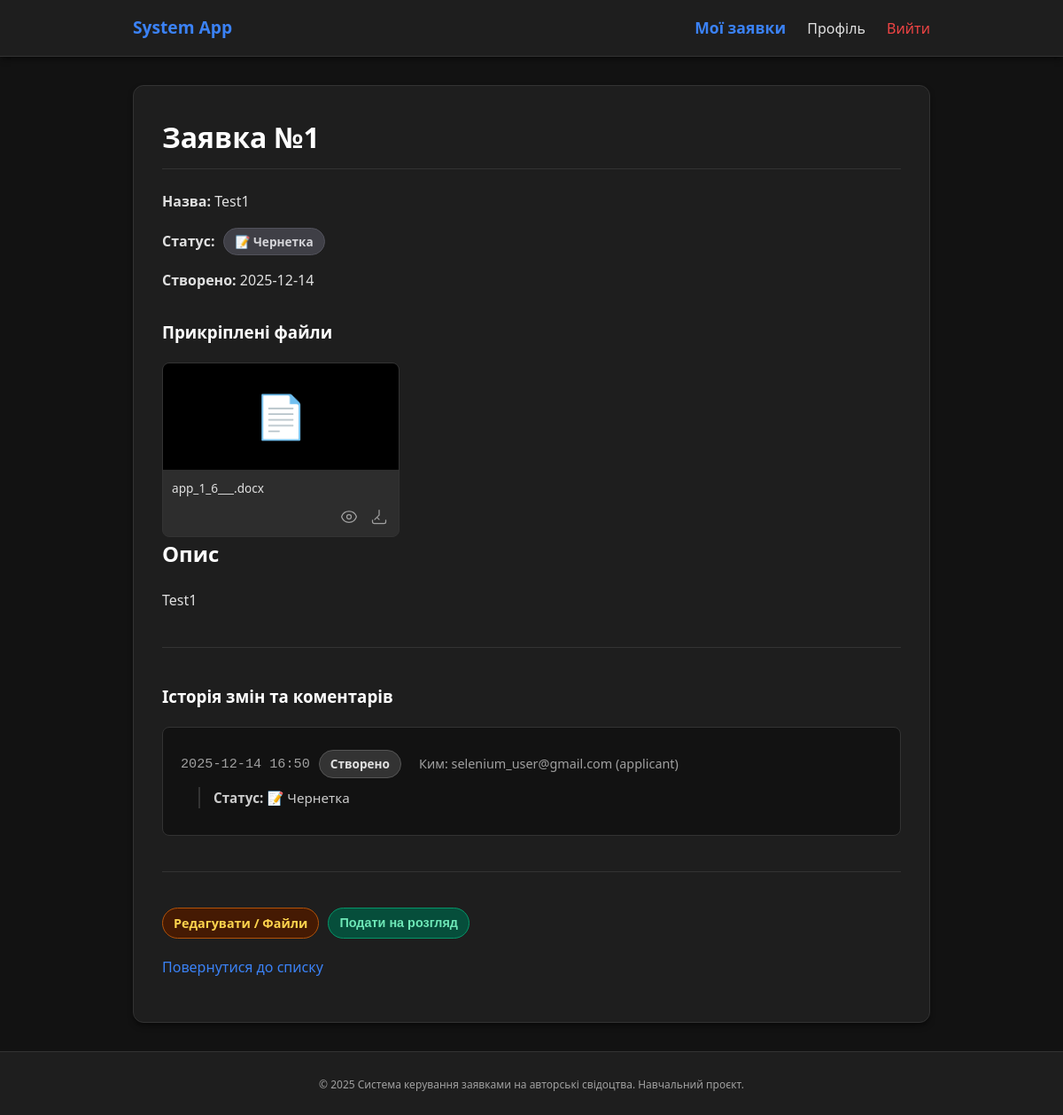
The app's page /applications/1 (signed in) with its own data.
### models.py (models this page shows, shortened)
class Application(db.Model):
    __tablename__ = 'applications'
    id = db.Column(db.Integer, primary_key=True)
    title = db.Column(db.String(255), nullable=False)
    short_description = db.Column(db.Text, nullable=False)
    status = db.Column(db.String(50), nullable=False, default="draft")
    expert_comment = db.Column(db.Text, nullable=True)
    created_at = db.Column(db.DateTime, default=lambda: datetime.now(timezone.utc))
    updated_at = db.Column(
        db.DateTime,
        default=lambda: datetime.now(timezone.utc),
        onupdate=lambda: datetime.now(timezone.utc)
    )
    owner_id = db.Column(db.Integer, db.ForeignKey("users.id"), nullable=False)
    owner = db.relationship("User", backref="applications")
    files = db.relationship("ApplicationFile", backref="application", cascade="all, delete-orphan")
    history = db.relationship("ApplicationHistory", backref="application", cascade="all, delete-orphan",
                              order_by="desc(ApplicationHistory.created_at)")

class ApplicationFile(db.Model):
    __tablename__ = 'application_files'
    id = db.Column(db.Integer, primary_key=True)
    filename = db.Column(db.String(255), nullable=False)
    application_id = db.Column(db.Integer, db.ForeignKey("applications.id"), nullable=False)
    created_at = db.Column(db.DateTime, default=lambda: datetime.now(timezone.utc))

class ApplicationHistory(db.Model):
    __tablename__ = 'application_history'
    id = db.Column(db.Integer, primary_key=True)
    application_id = db.Column(db.Integer, db.ForeignKey("applications.id"), nullable=False)
    changed_by_id = db.Column(db.Integer, db.ForeignKey("users.id"), nullable=True)
    changed_by = db.relationship("User")
    event_type = db.Column(db.String(50), nullable=False)
    snapshot_title = db.Column(db.String(255), nullable=True)
    snapshot_description = db.Column(db.Text, nullable=True)
    snapshot_status = db.Column(db.String(50), nullable=True)
    snapshot_comment = db.Column(db.Text, nullable=True)
    created_at = db.Column(db.DateTime, default=lambda: datetime.now(timezone.utc))

class User(db.Model):
    __tablename__ = 'users'
    id = db.Column(db.Integer, primary_key=True)
    email = db.Column(db.String(255), unique=True, nullable=False)
    password_hash = db.Column(db.String(255), nullable=False)
    role = db.Column(db.String(50), default="applicant")  # applicant, expert, admin, super_admin
    is_blocked = db.Column(db.Boolean, default=False)
    created_at = db.Column(db.DateTime, default=lambda: datetime.now(timezone.utc))

### application_routes.py (the view)
    @app.route("/applications/<int:application_id>")
    @login_required
    def view_application(application_id):
        app_obj = db.get_or_404(Application, application_id)
        if app_obj.owner_id != g.user.id and g.user.role not in ('expert', 'admin', 'super_admin'):
            flash("Ви не маєте доступу до цієї заявки.", "danger")
            return redirect(url_for("my_applications"))
        return render_template("application_detail.html", application=app_obj)

### app.py (called while the page is built)
@app.before_request
def load_logged_in_user():
    g.user = get_current_user()

### helpers.py (called while the page is built)
def get_current_user():
    user_id = session.get("user_id")
    if not user_id:
        return None
    return db.session.get(User, user_id)

def login_required(view_func):
    @wraps(view_func)
    def wrapped_view(**kwargs):
        if g.user is None:
            flash("Будь ласка, увійдіть у систему.", "warning")
            return redirect(url_for("login", next=request.path))
        return view_func(**kwargs)
    return wrapped_view

### templates/application_detail.html (shortened to what this page needs)
{% extends "base.html" %}
{% block content %}
<h1>Заявка №{{ application.id }}</h1>
<div style="margin-bottom: 20px;">
    <p><strong>Назва:</strong> {{ application.title }}</p>
    <div style="margin: 10px 0; display: flex; align-items: center; gap: 10px;">
        <strong>Статус:</strong>
        {% if application.status == 'draft' %}
            <span class="status-badge status-draft">📝 Чернетка</span>
        {% elif application.status == 'submitted' %}
            <span class="status-badge status-submitted">⏳ На розгляді</span>
        {% elif application.status == 'needs_changes' %}
            <span class="status-badge status-needs-changes">⚠️ Потребує змін</span>
        {% elif application.status == 'approved' %}
            <span class="status-badge status-approved">✅ Схвалено</span>
        {% elif application.status == 'rejected' %}
            <span class="status-badge status-rejected">❌ Відхилено</span>
        {% elif application.status == 'cancelled' %}
            <span class="status-badge status-cancelled">🚫 Скасовано</span>
        {% else %}
            <span class="status-badge">{{ application.status }}</span>
        {% endif %}
    </div>
    <p><strong>Створено:</strong> {{ application.created_at.strftime('%Y-%m-%d') }}</p>
</div>
{% if application.files %}
    <h3 style="margin-top: 30px;">Прикріплені файли</h3>
    <div class="file-gallery">
        {% for f in application.files %}
            {% set ext = f.filename.split('.')[-1].lower() %}
            <div class="file-card">
                <div class="file-preview">
                    {% if ext in ['png', 'jpg', 'jpeg', 'gif', 'webp', 'svg', 'bmp'] %}
                        <img src="{{ url_for('download_file', filename=f.filename) }}" alt="Preview">
                    {% else %}
                        <div class="file-icon">📄</div>
                    {% endif %}
                </div>
                <div class="file-info">
                    <span class="file-name" title="{{ f.filename }}">{{ f.filename }}</span>
                    <div class="file-actions">
                        <button type="button" class="icon-btn" onclick="openPreview('{{ url_for('download_file', filename=f.filename) }}', '{{ ext }}')">
                        </button>
                        <a href="{{ url_for('download_file', filename=f.filename) }}" class="icon-btn" download>
                            <svg xmlns="http://www.w3.org/2000/svg" fill="none" viewBox="0 0 24 24" stroke-width="1.5" stroke="currentColor"><path stroke-linecap="round" stroke-linejoin="round" d="M3 16.5v2.25A2.25 2.25 0 005.25 21h13.5A2.25 2.25 0 0021 18.75V16.5M12 9.75l-3 3m0 0l3 3m-3-3l-3 3M12 9.75V3" /></svg>
                        </a>
                    </div>
                </div>
            </div>
        {% endfor %}
    </div>
{% endif %}
<h2>Опис</h2>
<p class="description-content">{{ application.short_description }}</p>
<hr style="margin: 40px 0; border-top: 1px solid var(--border);">
<h3>Історія змін та коментарів</h3>
<div style="background: var(--bg-body); border-radius: 8px; border: 1px solid var(--border); padding: 20px;">
    {% if application.history %}
        <div class="timeline">
            {% for event in application.history %}
                <div class="timeline-item">
                    <div class="timeline-header">
                        <span class="timeline-date">{{ event.created_at.strftime('%Y-%m-%d %H:%M') }}</span>
                        {% if event.event_type == 'created' %}
                            <span class="status-badge" style="background:#333; border:1px solid #555;">Створено</span>
                        {% elif event.event_type == 'edited' %}
                            <span class="status-badge" style="background:#0c4a6e; border:1px solid #0ea5e9; color:#bae6fd;">Відредаговано</span>
                        {% elif event.event_type == 'status_change' %}
                            <span class="status-badge" style="background:#4c1d95; border:1px solid #8b5cf6; color:#ddd6fe;">Зміна статусу</span>
                        {% endif %}
                        <span style="margin-left: 10px; color: var(--text-muted); font-size: 0.9rem;">
                            Ким: {{ event.changed_by.email }} ({{ event.changed_by.role }})
                        </span>
                    </div>
                    <div class="timeline-content">
                        {% if event.snapshot_status %}
                            <p style="margin: 5px 0;"><strong>Статус:</strong>
                            {% if event.snapshot_status == 'approved' %}✅ Схвалено
                            {% elif event.snapshot_status == 'rejected' %}❌ Відхилено
                            {% elif event.snapshot_status == 'needs_changes' %}⚠️ Потребує змін
                            {% elif event.snapshot_status == 'submitted' %}⏳ На розгляді
                            {% elif event.snapshot_status == 'draft' %}📝 Чернетка
                            {% elif event.snapshot_status == 'cancelled' %}🚫 Скасовано
                            {% else %}{{ event.snapshot_status }}{% endif %}
                            </p>
                        {% endif %}
                    </div>
                </div>
            {% endfor %}
        </div>
    {% else %}
        <p style="color: var(--text-muted);">Історія змін відсутня.</p>
    {% endif %}
</div>
<hr style="margin: 40px 0;">
{% if g.user.id == application.owner_id %}
    {% if application.status in ("draft", "needs_changes") %}
        <div style="display: flex; gap: 10px; align-items: center; margin-top: 20px;">
            <a href="{{ url_for('edit_application', application_id=application.id) }}"
               class="action-btn-unified btn-yellow">
               Редагувати / Файли
            </a>
            <form action="{{ url_for('submit_application', application_id=application.id) }}" method="post" style="margin: 0;">
                <button type="submit" class="action-btn-unified btn-green"
                        onclick="return confirm('Ви впевнені, що хочете подати цю заявку?');">
                    Подати на розгляд
                </button>
            </form>
        </div>
    {% elif application.status == "approved" %}
        <p style="color: var(--text-muted);">Вітаємо! Вашу заявку схвалено.</p>
    {% endif %}
{% endif %}
<p style="margin-top: 20px;">
    <a href="{{ url_for('my_applications') }}">Повернутися до списку</a>
</p>
{% endblock %}

### templates/base.html (shortened to what this page needs)
<!doctype html>
<html lang="uk">
<head>
    <link rel="stylesheet" href="{{ url_for('static', filename='style.css') }}?v=2">
</head>
<body>
<header>
    <nav>
        <a href="{{ url_for('index') }}" style="font-size: 1.2rem;">System App</a>
        <div>
            {% if g.user %}
                <a href="{{ url_for('my_applications') }}">Мої заявки</a>
                <a href="{{ url_for('profile') }}">Профіль</a>
                <a href="{{ url_for('logout') }}" style="color: var(--danger);">Вийти</a>
            {% else %}
                <a href="{{ url_for('login') }}">Вхід</a>
                <a href="{{ url_for('register') }}" style="background: var(--primary); padding: 6px 12px; border-radius: 4px; color: white;">Реєстрація</a>
            {% endif %}
        </div>
    </nav>
</header>
<main>
    {% block content %}{% endblock %}
</main>
<footer>
    <small>© 2025 Система керування заявками на авторські свідоцтва. Навчальний проєкт.</small>
</footer>
</body>
</html>

### static/style.css (style rules this page uses)
:root { --bg-body: #121212; --bg-card: #1e1e1e; --bg-input: #2d2d2d; --text-main: #e0e0e0; --text-muted: #a0a0a0; --primary: #3b82f6; --primary-hover: #2563eb; --danger: #ef4444; --danger-hover: #dc2626; --border: #333333; --shadow: 0 4px 6px -1px rgba(0, 0, 0, 0.5); }
* { box-sizing: border-box; }
body { font-family: 'Segoe UI', system-ui, sans-serif; margin: 0; background: var(--bg-body); color: var(--text-main); display: flex; flex-direction: column; min-height: 100vh; line-height: 1.6; }
header { background: var(--bg-card); border-bottom: 1px solid var(--border); padding: 1rem 2rem; box-shadow: var(--shadow); }
nav { max-width: 900px; margin: 0 auto; display: flex; justify-content: space-between; align-items: center; }
nav a { color: var(--text-main); text-decoration: none; margin-left: 20px; font-weight: 500; transition: color 0.2s; }
nav a:first-child { margin-left: 0; font-weight: bold; font-size: 1.1rem; color: var(--primary); }
main { flex: 1; width: 100%; max-width: 900px; margin: 2rem auto; background: var(--bg-card); padding: 2rem; border-radius: 12px; box-shadow: var(--shadow); border: 1px solid var(--border); }
h1, h2, h3 { color: #fff; margin-top: 0; }
h1 { margin-bottom: 1.5rem; border-bottom: 1px solid var(--border); padding-bottom: 10px; }
a { color: var(--primary); text-decoration: none; }
hr { border: 0; border-top: 1px solid var(--border); margin: 2rem 0; }
form { margin-top: 1rem; }
.description-content { white-space: pre-wrap; word-wrap: break-word; overflow-wrap: break-word; word-break: break-word; max-width: 100%; }
button { margin-top: 1.5rem; padding: 10px 20px; border-radius: 6px; border: none; background: var(--primary); color: #fff; font-size: 1rem; font-weight: 600; cursor: pointer; transition: background 0.2s; display: inline-block; }
footer { background: var(--bg-card); border-top: 1px solid var(--border); text-align: center; padding: 1.5rem; margin-top: auto; color: var(--text-muted); font-size: 0.9rem; }
.status-badge { display: inline-block; padding: 4px 12px; border-radius: 50px; font-size: 0.85rem; font-weight: 600; text-align: center; white-space: nowrap; }
.status-draft { background-color: #3f3f46; color: #d4d4d8; border: 1px solid #52525b; }
.action-btn-unified { display: inline-flex; justify-content: center; align-items: center; font-size: 0.9rem !important; padding: 6px 12px !important; font-weight: 600 !important; min-width: 120px; border-radius: 50px; border: 1px solid transparent; cursor: pointer; text-decoration: none !important; transition: background-color 0.2s, color 0.2s; margin: 0 !important; line-height: 1.5; }
.btn-yellow { background-color: #451a03; color: #fcd34d; border-color: #b45309; }
.btn-green { background-color: #064e3b; color: #6ee7b7; border-color: #059669; }
.file-gallery { display: grid; grid-template-columns: repeat(auto-fill, minmax(200px, 1fr)); gap: 15px; margin-top: 15px; }
.file-card { background: var(--bg-input); border: 1px solid var(--border); border-radius: 8px; overflow: hidden; display: flex; flex-direction: column; }
.file-preview { height: 120px; background: #000; display: flex; align-items: center; justify-content: center; overflow: hidden; }
.file-icon { font-size: 3rem; color: var(--text-muted); }
.file-info { padding: 10px; display: flex; flex-direction: column; gap: 5px; }
.file-name { font-size: 0.85rem; white-space: nowrap; overflow: hidden; text-overflow: ellipsis; color: var(--text-main); }
.file-actions { display: flex; gap: 10px; justify-content: flex-end; margin-top: 5px; }
.icon-btn { background: transparent; border: none; color: var(--text-muted); cursor: pointer; padding: 2px; margin: 0 !important; display: flex; align-items: center; }
.icon-btn svg { width: 20px; height: 20px; }
.timeline-item { padding: 5px 0; }
.timeline-header { display: flex; align-items: center; flex-wrap: wrap; gap: 10px; margin-bottom: 10px; }
.timeline-date { font-family: monospace; color: var(--text-muted); font-size: 0.95rem; }
.timeline-content { margin-left: 20px; padding-left: 15px; border-left: 2px solid var(--border); font-size: 0.95rem; color: #ccc; }

### records on screen
Application: id "1", title "Test1", created_at "2025-12-14", short_description "Test1"
ApplicationFile: filename "app_1_6___.docx"
ApplicationHistory: created_at "2025-12-14 16:50", event_type "Створено", changed_by.email "selenium_user@gmail.com", changed_by.role "applicant", shows "Статус:", snapshot_status "📝 Чернетка"
